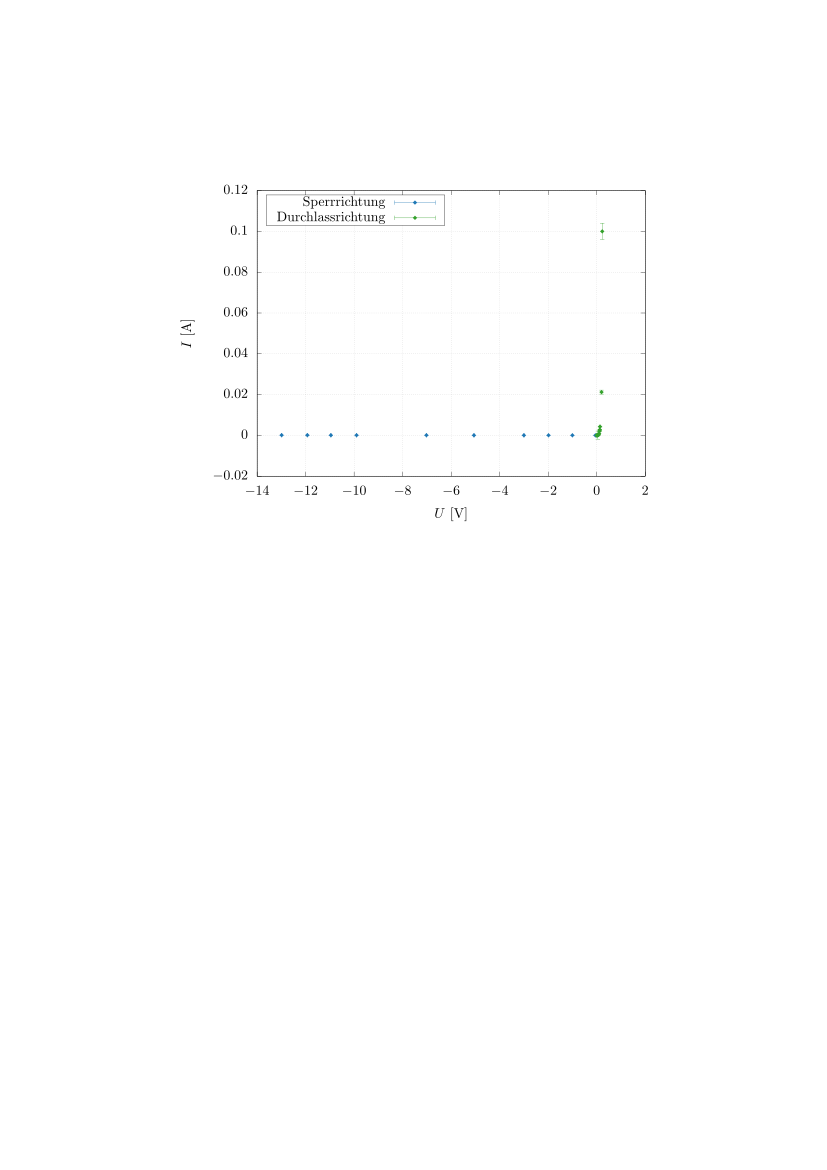

Generate this figure with gnuplot:
set terminal epslatex color
set output "output_D2.tex"
set notitle
set xlabel '$U$ [V]'
set ylabel '$I$ [A]'
set grid
set key box top left width -4 # 'samplen x' sets how much space the symbol takes

set style line 1 lt rgb "#1f78b4" pt 13 ps 1 # blue
set style line 2 lt rgb "#33a02c" pt 13 ps 1 # green
set style line 3 lt rgb "#e31a1c" pt 13 ps .5 # red
set style line 4 lt rgb "#fdbf6f" pt 13 ps .5 # yellow
set style line 5 lt rgb "#ff7f00" pt 13 ps .5 # orange
set style line 6 lt rgb "#6a3d9a" pt 13 ps .5 # purple
set style line 7 lt rgb "#a6cee3" pt 13 ps .5 # pastel blue
set style line 8 lt rgb "#b2df8a" pt 13 ps .5 # pastel green
set style line 9 lt rgb "#fb9a99" pt 13 ps .5 # pastel red
set style line 10 lt rgb "#cab2d6" pt 13 ps .5 # pastel purple

plot '../data/data_1' u (-1*$1):2:3:4 every ::23::32 with xyerrorbars title 'Sperrrichtung' ls 1,\
        '../data/data_1' every ::33::44 with xyerrorbars title 'Durchlassrichtung' ls 2
# NaN with points / lines title '' ls 1 # fake legend

# pt 0 pixel
# pt 1 plus
# pt 13 dot
# lw linewidth
# ps pointsize
# yerrorbars uses last column
# lc rgb #d95f02 (orange) #1b9e77 (green) #7570b3 (blue)
